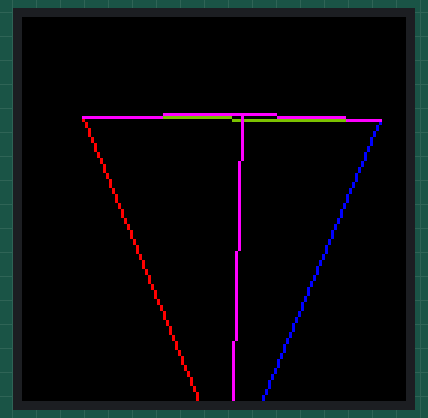
A sketch run on a simulated Arduino Uno, built with avr-gcc and run on an emulated ATmega328P. Shown: 128×128 colour display.

Above: at 0.2 s.
At 7.6 s:
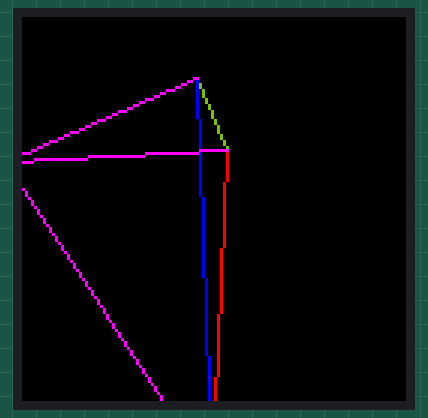
At 15.91 s:
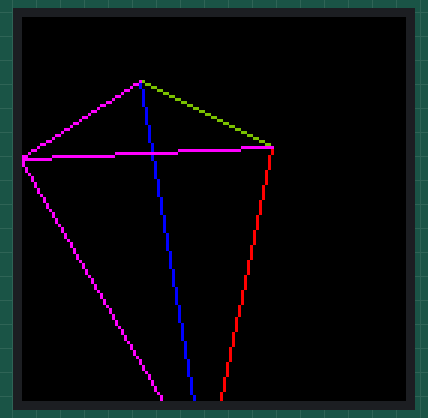
At 30.06 s:
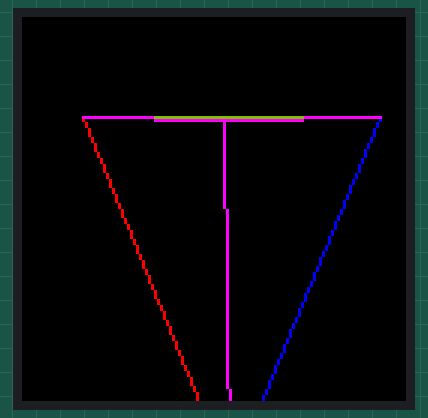
At 32.21 s:
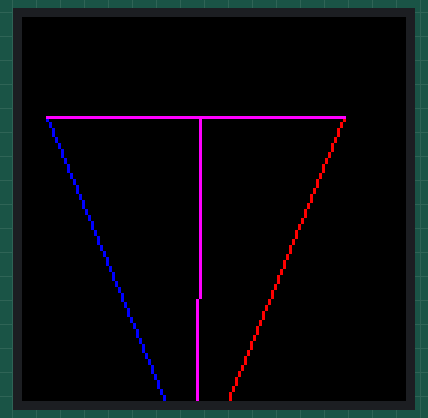
At 36.53 s:
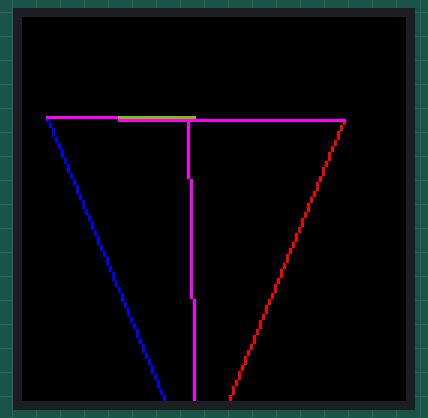

The sketch:

main.ino
```cpp
#include <SPI.h>
#include <Adafruit_GFX.h>
#include <Adafruit_SSD1351.h>
#include <math.h>

#define SCREEN_WIDTH    128
#define SCREEN_HEIGHT   128

#define SCLOCK_PIN      13
#define MOST_PIN        11
#define RESET_PIN       3
#define DC_PIN          7
#define CS_PIN          10

#define HEX_COLOR_BLACK              0x0000
#define HEX_COLOR_WHITE              0xFFFF
#define HEX_COLOR_RED                0xF800
#define HEX_COLOR_GREEN              0x7E00
#define HEX_COLOR_BLUE               0x001F
#define HEX_COLOR_CYAN               0x07FF
#define HEX_COLOR_MAGENTA            0xF81F
#define HEX_COLOR_YELLOW             0xFFE0
#define HEX_COLOR_GREY               0x8410

#include "n_list.h"

Adafruit_SSD1351 displ = Adafruit_SSD1351(SCREEN_WIDTH, SCREEN_HEIGHT, &SPI, CS_PIN, DC_PIN, RESET_PIN);
float angle = 0;


class vec4 {
public:
    float x, y, z, w;
    static vec4 create(float x, float y, float z, float w);
};

vec4 vec4::create(float x, float y, float z, float w) {
    vec4 vec = vec4();
    vec.x = x;
    vec.y = y;
    vec.z = z;
    vec.w = w;

    return vec;
}

class vec3 {
public:
    float x, y, z;
    static vec3 create(float x, float y, float z);
    static vec3 normalize(vec3 a);
    static vec3 cross(vec3 a, vec3 b);

    vec3 operator+(const vec3 a) {
        return vec3::create(a.x + x, a.y + y, a.z + z);
    }
    vec3 operator-(const vec3 a) {
        return vec3::create(x - a.x, y - a.y, z - a.z);
    }
};

vec3 vec3::create(float x, float y, float z) {
    vec3 vec = vec3();
    vec.x = x;
    vec.y = y;
    vec.z = z;

    return vec;
}
vec3 vec3::normalize(vec3 a) {
    float magnitude = sqrt((a.x * a.x) + (a.y * a.y) + (a.z * a.z));
    return vec3::create(a.x / magnitude, a.y / magnitude, a.z / magnitude);
}
vec3 vec3::cross(vec3 a, vec3 b) {
    return vec3::create(
      a.y*b.z - a.z*b.y,
      a.z*b.x - a.x*b.z,
      a.x*b.y - a.y*b.x);
}


class matrix4 {
public:
    vec4 row1, row2, row3, row4;

    static matrix4 create(vec4 row1, vec4 row2, vec4 row3, vec4 row4);
    static matrix4 mult(matrix4 a, matrix4 b);
    static vec4    mult(matrix4 a, vec4 b);
};

matrix4 matrix4::create(vec4 row1, vec4 row2, vec4 row3, vec4 row4) {
    matrix4 matr = matrix4();
    matr.row1 = row1;
    matr.row2 = row2;
    matr.row3 = row3;
    matr.row4 = row4;
    return matr;
}
matrix4 matrix4::mult(matrix4 a, matrix4 b) {

    vec4 row1 = vec4::create(
      a.row1.x * b.row1.x + a.row1.y * b.row2.x + a.row1.z * b.row3.x + a.row1.w * b.row4.x,
      a.row1.x * b.row1.y + a.row1.y * b.row2.y + a.row1.z * b.row3.y + a.row1.w * b.row4.y,
      a.row1.x * b.row1.z + a.row1.y * b.row2.x + a.row1.z * b.row3.z + a.row1.w * b.row4.z,
      a.row1.x * b.row1.w + a.row1.y * b.row2.w + a.row1.z * b.row3.w + a.row1.w * b.row4.w);

    vec4 row2 = vec4::create(
      a.row2.x * b.row1.x + a.row2.y * b.row2.x + a.row2.z * b.row3.x + a.row2.w * b.row4.x,
      a.row2.x * b.row1.y + a.row2.y * b.row2.y + a.row2.z * b.row3.y + a.row2.w * b.row4.y,
      a.row2.x * b.row1.z + a.row2.y * b.row2.x + a.row2.z * b.row3.z + a.row2.w * b.row4.z,
      a.row2.x * b.row1.w + a.row2.y * b.row2.w + a.row2.z * b.row3.w + a.row2.w * b.row4.w);

    vec4 row3 = vec4::create(
      a.row3.x * b.row1.x + a.row3.y * b.row2.x + a.row3.z * b.row3.x + a.row3.w * b.row4.x,
      a.row3.x * b.row1.y + a.row3.y * b.row2.y + a.row3.z * b.row3.y + a.row3.w * b.row4.y,
      a.row3.x * b.row1.z + a.row3.y * b.row2.x + a.row3.z * b.row3.z + a.row3.w * b.row4.z,
      a.row3.x * b.row1.w + a.row3.y * b.row2.w + a.row3.z * b.row3.w + a.row3.w * b.row4.w);

    vec4 row4 = vec4::create(
      a.row4.x * b.row1.x + a.row4.y * b.row2.x + a.row4.z * b.row3.x + a.row4.w * b.row4.x,
      a.row4.x * b.row1.y + a.row4.y * b.row2.y + a.row4.z * b.row3.y + a.row4.w * b.row4.y,
      a.row4.x * b.row1.z + a.row4.y * b.row2.x + a.row4.z * b.row3.z + a.row4.w * b.row4.z,
      a.row4.x * b.row1.w + a.row4.y * b.row2.w + a.row4.z * b.row3.w + a.row4.w * b.row4.w);

    return matrix4::create(row1, row2, row3, row4);
}
vec4 matrix4::mult(matrix4 a, vec4 b) {
    float x = a.row1.x * b.x + a.row1.y * b.y + a.row1.z * b.z + a.row1.w * b.w;
    float y = a.row2.x * b.x + a.row2.y * b.y + a.row2.z * b.z + a.row2.w * b.w;
    float z = a.row3.x * b.x + a.row3.y * b.y + a.row3.z * b.z + a.row3.w * b.w;
    float w = a.row4.x * b.x + a.row4.y * b.y + a.row4.z * b.z + a.row4.w * b.w;

    return vec4::create(x, y, z, w);
}


matrix4 perspective(float aspect, float fovDeg, float far, float near) {

    float DegToRad = (fovDeg/180) * 3.14159265358979;

    vec4 row1 = vec4::create(1/(aspect * tan(DegToRad)), 0,                     0,                         0);
    vec4 row2 = vec4::create(0,                          1/(tan(DegToRad/2)),   0,                         0);
    vec4 row3 = vec4::create(0,                          0,                    -(far + near)/(far - near), -(2 * far * near)/(far - near));
    vec4 row4 = vec4::create(0,                          0,                    -1,                         0);

    return matrix4::create(row1, row2, row3, row4);
}
matrix4 lookat(vec3 eye, vec3 target, vec3 up) {

    vec3 z = vec3::normalize(target - eye);
    vec3 x = vec3::normalize(vec3::cross(up, z));
    vec3 y = vec3::normalize(vec3::cross(z,  x));

    float t1 = -((x.x * eye.x) + (x.y * eye.y) + (x.z * eye.z));
    float t2 = -((y.x * eye.x) + (y.y * eye.y) + (y.z * eye.z));
    float t3 = -((z.x * eye.x) + (z.y * eye.y) + (z.z * eye.z));

    vec4 row1 = vec4::create(x.x, x.y, x.z, 0);
    vec4 row2 = vec4::create(y.x, y.y, y.z, 0);
    vec4 row3 = vec4::create(z.x, z.y, z.z, 0);
    vec4 row4 = vec4::create(t1,  t2,  t3,  1);

    return matrix4::create(row1, row2, row3, row4);
}
matrix4 rotate(vec3 rotation) {


}

matrix4 projection = perspective(1.f, 45.f, 1000.1f, 1.f);
matrix4 position = lookat(vec3::create(0, 50, -10), vec3::create(0, 0, 0), vec3::create(0, 1, 0));


vec3 t1 = vec3::create(SCREEN_WIDTH/2 - 70, SCREEN_HEIGHT/2, 0);
vec3 t2 = vec3::create(SCREEN_WIDTH/2 + 50 - 70, SCREEN_HEIGHT/2 - 50, 0);
vec3 t3 = vec3::create(SCREEN_WIDTH/2 - 50 - 70, SCREEN_HEIGHT/2 - 50, 0);
vec3 t4 = vec3::create(SCREEN_WIDTH/2 - 70, SCREEN_HEIGHT/2 - 50, 70);


vec3 toScreenSpace(vec4 coordinate) {
    float x = ((coordinate.x + 1)/2.f) * SCREEN_WIDTH;
    float y = ((coordinate.y + 1)/2.f) * SCREEN_HEIGHT;

    return vec3::create(coordinate.x + SCREEN_WIDTH/2, coordinate.y, 0);
}


void setup() {
    displ.begin();
    displ.fillScreen(HEX_COLOR_BLACK);
}

void loop() {
    angle += 0.05f;

    position = lookat(vec3::create(100 * sin(angle), 10, 100 * cos(angle)), vec3::create(0, 0, 0), vec3::create(0, 1, 0));

    int16_t radius = 50;
    int16_t x_point1 = radius * cos(angle);
    int16_t y_point1 = radius * sin(angle);

    int16_t x_point2 = -x_point1;
    int16_t y_point2 = -y_point1;

    displ.fillScreen(HEX_COLOR_BLACK);

    vec3 translatedTriangle1 = toScreenSpace(matrix4::mult(matrix4::mult(projection, position), vec4::create(t1.x, t1.y, t1.z, 1)));
    vec3 translatedTriangle2 = toScreenSpace(matrix4::mult(matrix4::mult(projection, position), vec4::create(t2.x, t2.y, t2.z, 1)));
    vec3 translatedTriangle3 = toScreenSpace(matrix4::mult(matrix4::mult(projection, position), vec4::create(t3.x, t3.y, t3.z, 1)));
    vec3 translatedTriangle4 = toScreenSpace(matrix4::mult(matrix4::mult(projection, position), vec4::create(t4.x, t4.y, t4.z, 1)));

    displ.drawLine(translatedTriangle1.x, translatedTriangle1.y, translatedTriangle2.x, translatedTriangle2.y, HEX_COLOR_RED);
    displ.drawLine(translatedTriangle3.x, translatedTriangle3.y, translatedTriangle2.x, translatedTriangle2.y, HEX_COLOR_GREEN);
    displ.drawLine(translatedTriangle3.x, translatedTriangle3.y, translatedTriangle1.x, translatedTriangle1.y, HEX_COLOR_BLUE);

    displ.drawLine(translatedTriangle4.x, translatedTriangle4.y, translatedTriangle1.x, translatedTriangle1.y, HEX_COLOR_MAGENTA);
    displ.drawLine(translatedTriangle4.x, translatedTriangle4.y, translatedTriangle2.x, translatedTriangle2.y, HEX_COLOR_MAGENTA);
    displ.drawLine(translatedTriangle4.x, translatedTriangle4.y, translatedTriangle3.x, translatedTriangle3.y, HEX_COLOR_MAGENTA);
}
```

n_list.h
```cpp
#if !defined(n_list_h)
#define n_list_h


template<class T> class n_list_node {
public:
    T element;
    n_list_node* next;
    n_list_node* prev;

    n_list_node(T element, n_list_node* prev, n_list_node* next) : element(element) {
        this->next = next;
        this->prev = prev;
    }
};

template<class T> class n_list {
public:

   ~n_list();
    n_list();
    n_list(const n_list<T>&);

    T& curr();
    T& first();
    T& last();

    void append_item(T);
    int length();

private:
    int len;
    n_list_node<T>* head;
    n_list_node<T>* tail;
    n_list_node<T>* current;
};

template<class T> n_list<T>::n_list() {
    len = 0;
    head = nullptr;
    tail = nullptr;
    current = nullptr;
}
template<class T> n_list<T>::n_list(const n_list<T>& list) {
    len = 0;
    head = nullptr;
    tail = nullptr;
    current = nullptr;

    n_list_node<T> *temp = list.head;
    do {
        append_item(temp->element);
        temp = temp->next;
    } while (temp != nullptr);
}


#endif
```
